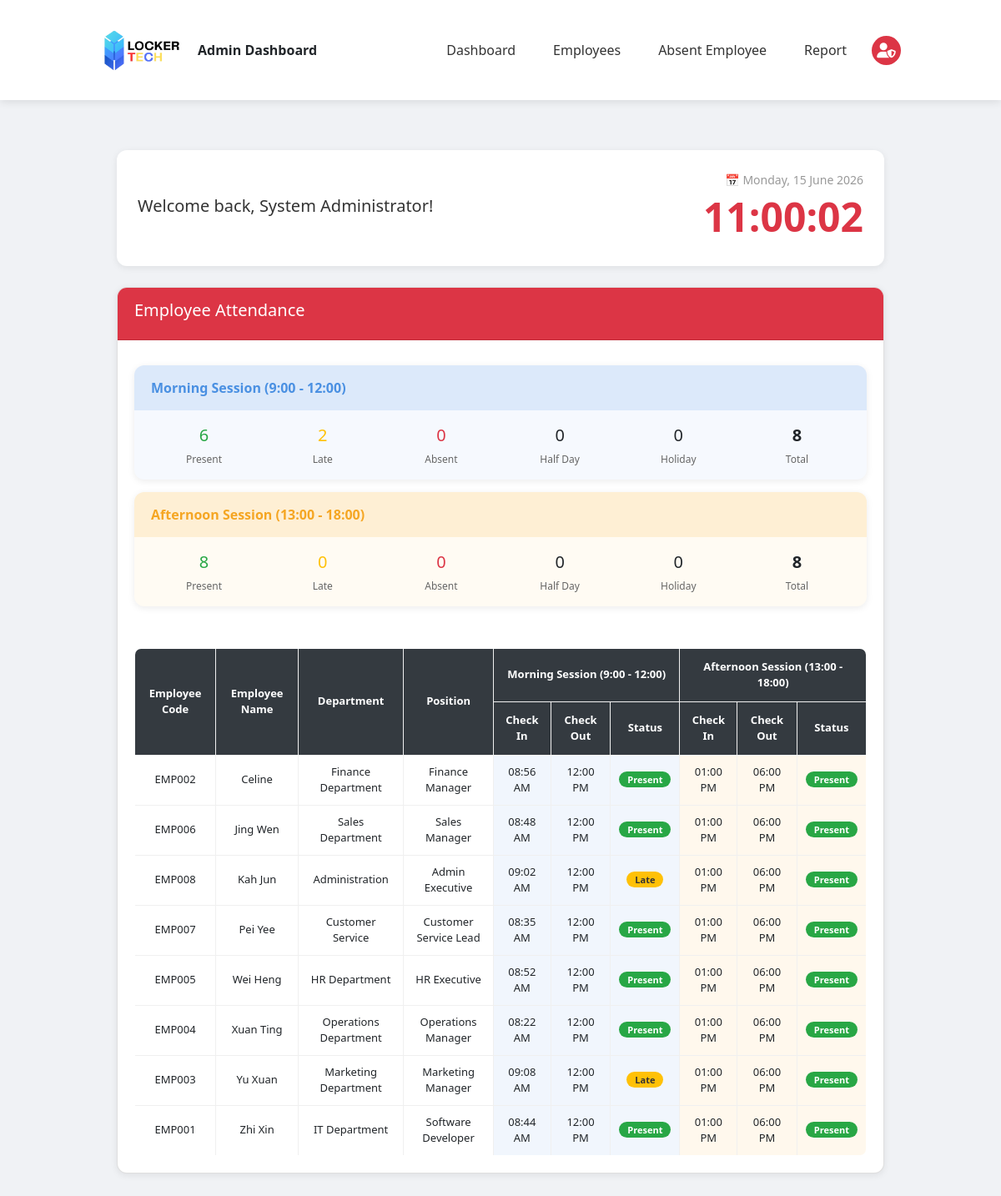
The app's page /TSE_PROJECT/Admin/dashboard_admin.php (signed in) with its own data.
### tables this page shows
CREATE TABLE `employees` (
  `employee_id` int(11) NOT NULL,
  `user_id` int(11) NOT NULL,
  `employee_code` varchar(50) NOT NULL,
  `department` varchar(100) NOT NULL,
  `position` varchar(100) NOT NULL,
  `employment_date` date NOT NULL,
  `contact_number` varchar(20) DEFAULT NULL,
  `address` text DEFAULT NULL,
  `qr_code` varchar(255) DEFAULT NULL
);

CREATE TABLE `users` (
  `user_id` int(11) NOT NULL,
  `email` varchar(100) NOT NULL,
  `password` varchar(255) NOT NULL,
  `name` varchar(100) NOT NULL,
  `role` enum('employee','admin') NOT NULL,
  `profile_picture` varchar(255) DEFAULT NULL,
  `status` enum('Active','Inactive') DEFAULT 'Active',
  `last_login` datetime DEFAULT NULL,
  `created_at` timestamp NOT NULL DEFAULT current_timestamp(),
  `updated_at` timestamp NOT NULL DEFAULT current_timestamp() ON UPDATE current_timestamp()
);

CREATE TABLE `attendance_records` (
  `record_id` varchar(50) NOT NULL,
  `employee_id` int(11) NOT NULL,
  `record_date` date NOT NULL,
  `session` enum('morning','afternoon') NOT NULL,
  `check_in_time` datetime DEFAULT NULL,
  `check_out_time` datetime DEFAULT NULL,
  `status` enum('present','late','absent','half_day','holiday','early_leave') DEFAULT 'absent',
  `late_minutes` int(11) DEFAULT 0,
  `working_hours` decimal(5,2) DEFAULT 0.00,
  `notes` text DEFAULT NULL,
  `created_at` timestamp NOT NULL DEFAULT current_timestamp(),
  `updated_at` timestamp NOT NULL DEFAULT current_timestamp() ON UPDATE current_timestamp()
);

### TSE_PROJECT/Admin/dashboard_admin.php (the view, shortened to what this page needs)
<?php
include '../db_connection.php';
include 'header_admin.php';
$today = date('Y-m-d');
$morning_present = 0;
$morning_late = 0;
$morning_absent = 0;
$morning_half_day = 0;
$morning_holiday = 0;
$morning_stats = "SELECT status FROM attendance_records WHERE record_date = '$today' AND session = 'morning'";
$morning_result = mysqli_query($conn, $morning_stats);
while($row = mysqli_fetch_assoc($morning_result)) {
    if($row['status'] == 'present') $morning_present++;
    elseif($row['status'] == 'late') $morning_late++;
    elseif($row['status'] == 'half_day') $morning_half_day++;
    elseif($row['status'] == 'holiday') $morning_holiday++;
    else $morning_absent++;
}
$afternoon_present = 0;
$afternoon_late = 0;
$afternoon_absent = 0;
$afternoon_half_day = 0;
$afternoon_holiday = 0;
$afternoon_stats = "SELECT status FROM attendance_records WHERE record_date = '$today' AND session = 'afternoon'";
$afternoon_result = mysqli_query($conn, $afternoon_stats);
while($row = mysqli_fetch_assoc($afternoon_result)) {
    if($row['status'] == 'present') $afternoon_present++;
    elseif($row['status'] == 'late') $afternoon_late++;
    elseif($row['status'] == 'half_day') $afternoon_half_day++;
    elseif($row['status'] == 'holiday') $afternoon_holiday++;
    else $afternoon_absent++;
}
$employee_query = "SELECT u.name, e.employee_id, e.employee_code, e.department, e.position,
                          m.check_in_time as morning_in, m.check_out_time as morning_out, m.status as morning_status,
                          a.check_in_time as afternoon_in, a.check_out_time as afternoon_out, a.status as afternoon_status
                   FROM employees e
                   JOIN users u ON e.user_id = u.user_id
                   LEFT JOIN attendance_records m ON e.employee_id = m.employee_id AND m.record_date = '$today' AND m.session = 'morning'
                   LEFT JOIN attendance_records a ON e.employee_id = a.employee_id AND a.record_date = '$today' AND a.session = 'afternoon'
                   WHERE u.role = 'employee'
                   ORDER BY u.name";
$employee_result = mysqli_query($conn, $employee_query);
function getStatusBadge($status) {
    switch($status) {
        case 'present':
            return ['class' => 'badge-success', 'text' => 'Present'];
        case 'late':
            return ['class' => 'badge-warning', 'text' => 'Late'];
    }
}
?>
<!DOCTYPE html>
<html lang="en">
<head>
    <link rel="stylesheet" href="dashboard_admin.css">
</head>
<body>
<div class="main-container">
    <div class="time-card">
        <div class="time-card-left">
            <h3>Welcome back, <?php echo isset($_SESSION['user_name']) ? htmlspecialchars($_SESSION['user_name']) : 'Admin'; ?>!</h3>
        </div>
        <div class="time-card-right">
            <div class="date-display" id="currentDate"></div>
            <h1 id="currentTime">--:--:--</h1>
        </div>
    </div>
    <div class="card">
        <div class="card-header">
            <h5>Employee Attendance</h5>
        </div>
        <div class="card-body">
            <div class="summary-cards">
                <div class="summary-card morning-card">
                    <div class="summary-card-header">
                        Morning Session (9:00 - 12:00)
                    </div>
                    <div class="summary-card-body">
                        <div class="summary-stats">
                            <div class="stat-item">
                                <div class="stat-value present"><?php echo $morning_present; ?></div>
                                <div class="stat-label">Present</div>
                            </div>
                            <div class="stat-item">
                                <div class="stat-value late"><?php echo $morning_late; ?></div>
                                <div class="stat-label">Late</div>
                            </div>
                            <div class="stat-item">
                                <div class="stat-value absent"><?php echo $morning_absent; ?></div>
                                <div class="stat-label">Absent</div>
                            </div>
                            <div class="stat-item">
                                <div class="stat-value half-day"><?php echo $morning_half_day; ?></div>
                                <div class="stat-label">Half Day</div>
                            </div>
                            <div class="stat-item">
                                <div class="stat-value holiday"><?php echo $morning_holiday; ?></div>
                                <div class="stat-label">Holiday</div>
                            </div>
                            <div class="stat-item">
                                <div class="stat-value total"><?php echo $morning_present + $morning_late + $morning_absent + $morning_half_day + $morning_holiday; ?></div>
                                <div class="stat-label">Total</div>
                            </div>
                        </div>
                    </div>
                </div>
                <div class="summary-card afternoon-card">
                    <div class="summary-card-header">
                        Afternoon Session (13:00 - 18:00)
                    </div>
                    <div class="summary-card-body">
                        <div class="summary-stats">
                            <div class="stat-item">
                                <div class="stat-value present"><?php echo $afternoon_present; ?></div>
                                <div class="stat-label">Present</div>
                            </div>
                            <div class="stat-item">
                                <div class="stat-value late"><?php echo $afternoon_late; ?></div>
                                <div class="stat-label">Late</div>
                            </div>
                            <div class="stat-item">
                                <div class="stat-value absent"><?php echo $afternoon_absent; ?></div>
                                <div class="stat-label">Absent</div>
                            </div>
                            <div class="stat-item">
                                <div class="stat-value half-day"><?php echo $afternoon_half_day; ?></div>
                                <div class="stat-label">Half Day</div>
                            </div>
                            <div class="stat-item">
                                <div class="stat-value holiday"><?php echo $afternoon_holiday; ?></div>
                                <div class="stat-label">Holiday</div>
                            </div>
                            <div class="stat-item">
                                <div class="stat-value total"><?php echo $afternoon_present + $afternoon_late + $afternoon_absent + $afternoon_half_day + $afternoon_holiday; ?></div>
                                <div class="stat-label">Total</div>
                            </div>
                        </div>
                    </div>
                </div>
            </div>
            <div class="table-responsive">
                <table class="data-table">
                    <thead>
                        <tr>
                            <th rowspan="2">Employee Code</th>
                            <th rowspan="2">Employee Name</th>
                            <th rowspan="2">Department</th>
                            <th rowspan="2">Position</th>
                            <th colspan="3">Morning Session (9:00 - 12:00)</th>
                            <th colspan="3">Afternoon Session (13:00 - 18:00)</th>
                        </tr>
                        <tr>
                            <th class="morning-group">Check In</th>
                            <th class="morning-group">Check Out</th>
                            <th class="morning-group">Status</th>
                            <th class="afternoon-group">Check In</th>
                            <th class="afternoon-group">Check Out</th>
                            <th class="afternoon-group">Status</th>
                        </tr>
                    </thead>
                    <tbody>
                        <?php if(mysqli_num_rows($employee_result) > 0): ?>
                            <?php while($row = mysqli_fetch_assoc($employee_result)):
                                $morning_badge = getStatusBadge($row['morning_status']);
                                $afternoon_badge = getStatusBadge($row['afternoon_status']);
                            ?>
                            <tr>
                                <td><?php echo htmlspecialchars($row['employee_code']); ?></td>
                                <td><?php echo htmlspecialchars($row['name']); ?></td>
                                <td><?php echo htmlspecialchars($row['department']); ?></td>
                                <td><?php echo htmlspecialchars($row['position']); ?></td>
                                <td class="morning-data"><?php echo $row['morning_in'] ? date('h:i A', strtotime($row['morning_in'])) : '-'; ?></td>
                                <td class="morning-data"><?php echo $row['morning_out'] ? date('h:i A', strtotime($row['morning_out'])) : '-'; ?></td>
                                <td class="morning-data"><span class="badge <?php echo $morning_badge['class']; ?>"><?php echo $morning_badge['text']; ?></span></td>
                                <td class="afternoon-data"><?php echo $row['afternoon_in'] ? date('h:i A', strtotime($row['afternoon_in'])) : '-'; ?></td>
                                <td class="afternoon-data"><?php echo $row['afternoon_out'] ? date('h:i A', strtotime($row['afternoon_out'])) : '-'; ?></td>
                                <td class="afternoon-data"><span class="badge <?php echo $afternoon_badge['class']; ?>"><?php echo $afternoon_badge['text']; ?></span></td>
                            </tr>
                            <?php endwhile; ?>
                        <?php else: ?>
                            <tr>
                                <td colspan="10" class="text-center">No employees found</td
                            </tr>
                        <?php endif; ?>
                    </tbody>
                </table>
            </div>
        </div>
    </div>
</div>
</body>
</html>

### records on screen
employees: employee_code "EMP002", user.name "Celine", department "Finance Department", position "Finance Manager", attendance_records.check_in_time "08:56 AM", attendance_records.check_out_time "12:00 PM", attendance_records.status "Present", attendance_records.check_in_time "01:00 PM", attendance_records.check_out_time "06:00 PM"
employees: employee_code "EMP006", user.name "Jing Wen", department "Sales Department", position "Sales Manager", attendance_records.check_in_time "08:48 AM", attendance_records.check_out_time "12:00 PM", attendance_records.status "Present", attendance_records.check_in_time "01:00 PM", attendance_records.check_out_time "06:00 PM"
employees: employee_code "EMP008", user.name "Kah Jun", department "Administration", position "Admin Executive", attendance_records.check_in_time "09:02 AM", attendance_records.check_out_time "12:00 PM", attendance_records.status "Late", attendance_records.check_in_time "01:00 PM", attendance_records.check_out_time "06:00 PM", attendance_records.status "Present"
employees: employee_code "EMP007", user.name "Pei Yee", department "Customer Service", position "Customer Service Lead", attendance_records.check_in_time "08:35 AM", attendance_records.check_out_time "12:00 PM", attendance_records.status "Present", attendance_records.check_in_time "01:00 PM", attendance_records.check_out_time "06:00 PM"
employees: employee_code "EMP005", user.name "Wei Heng", department "HR Department", position "HR Executive", attendance_records.check_in_time "08:52 AM", attendance_records.check_out_time "12:00 PM", attendance_records.status "Present", attendance_records.check_in_time "01:00 PM", attendance_records.check_out_time "06:00 PM"
employees: employee_code "EMP004", user.name "Xuan Ting", department "Operations Department", position "Operations Manager", attendance_records.check_in_time "08:22 AM", attendance_records.check_out_time "12:00 PM", attendance_records.status "Present", attendance_records.check_in_time "01:00 PM", attendance_records.check_out_time "06:00 PM"
employees: employee_code "EMP003", user.name "Yu Xuan", department "Marketing Department", position "Marketing Manager", attendance_records.check_in_time "09:08 AM", attendance_records.check_out_time "12:00 PM", attendance_records.status "Late", attendance_records.check_in_time "01:00 PM", attendance_records.check_out_time "06:00 PM", attendance_records.status "Present"
employees: employee_code "EMP001", user.name "Zhi Xin", department "IT Department", position "Software Developer", attendance_records.check_in_time "08:44 AM", attendance_records.check_out_time "12:00 PM", attendance_records.status "Present", attendance_records.check_in_time "01:00 PM", attendance_records.check_out_time "06:00 PM"

### other values on screen
$_SESSION['user_name'] "System Administrator"
$morning_present "6"
$morning_late "2"
$morning_absent "0"
$morning_half_day "0"
$morning_holiday "0"
$afternoon_present "8"
$afternoon_late "0"
$afternoon_absent "0"
$afternoon_half_day "0"
$afternoon_holiday "0"
